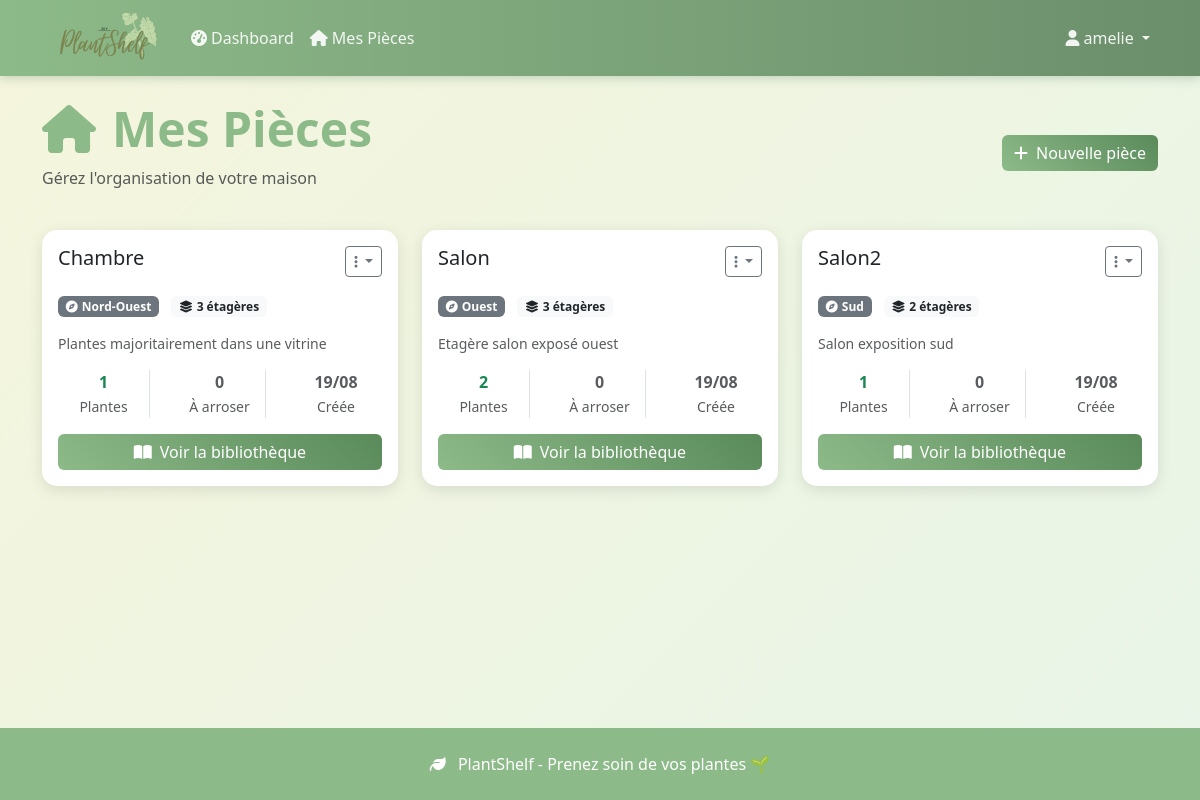
/pieces/ (signed in), run on the app's committed database.
### plantes/models.py (models this page shows, shortened)
class Piece(models.Model):
    EXPOSITION_CHOICES = [
        ('nord', 'Nord'),
        ('sud', 'Sud'),
        ('est', 'Est'),
        ('ouest', 'Ouest'),
        ('nord_est', 'Nord-Est'),
        ('nord_ouest', 'Nord-Ouest'),
        ('sud_est', 'Sud-Est'),
        ('sud_ouest', 'Sud-Ouest'),
    ]
    user = models.ForeignKey(User, on_delete=models.CASCADE, related_name='pieces')
    nom = models.CharField(max_length=100)
    exposition = models.CharField(max_length=20, choices=EXPOSITION_CHOICES)
    description = models.TextField(blank=True, null=True)
    nombre_etageres = models.IntegerField(default=3, validators=[MinValueValidator(1), MaxValueValidator(10)])
    created_at = models.DateTimeField(auto_now_add=True)
    updated_at = models.DateTimeField(auto_now=True)
    class Meta:
        ordering = ['nom']
        unique_together = ['user', 'nom']  # Pas deux pièces avec le même nom pour un user

### plantes/views.py (the view)
# urls.py: path('pieces/', views.mes_pieces, name='mes_pieces'),
@login_required
def mes_pieces(request):
    pieces = Piece.objects.filter(user=request.user)
    pieces_avec_stats = []
    for piece in pieces:
        plantes = PlantePossedee.objects.filter(piece=piece)
        pieces_avec_stats.append({
            'piece': piece,
            'nombre_plantes': plantes.count(),
            'plantes_a_arroser': len([p for p in plantes if p.a_besoin_arrosage])
        })
    context = {
        'pieces_avec_stats': pieces_avec_stats
    }
    return render(request, 'plantes/mes_pieces.html', context)

### plantes/models.py (called while the page is built)
    @property
    def jours_depuis_arrosage(self):
        from django.utils import timezone
        return (timezone.now() - self.derniere_fois_arrosee).days

    @property
    def a_besoin_arrosage(self):
        return self.jours_depuis_arrosage >= self.espece.frequence_arrosage_jours

### plantes/templates/plantes/mes_pieces.html (shortened to what this page needs)
{% extends 'base.html' %}
{% block content %}
<div class="d-flex justify-content-between align-items-center mb-4">
    <div>
        <h1 class="display-5 fw-bold" style="color: var(--plant-green);">
            <i class="fas fa-home me-3"></i>Mes Pièces
        </h1>
        <p class="text-muted">Gérez l'organisation de votre maison</p>
    </div>
    <a href="{% url 'creer_piece' %}" class="btn btn-plant">
        <i class="fas fa-plus me-2"></i>Nouvelle pièce
    </a>
</div>
{% if pieces_avec_stats %}
<div class="row">
    {% for item in pieces_avec_stats %}
    {% with piece=item.piece %}
    <div class="col-lg-4 col-md-6 mb-4">
        <div class="card h-100">
            <div class="card-body">
                <div class="d-flex justify-content-between align-items-start mb-3">
                    <h5 class="card-title mb-0">{{ piece.nom }}</h5>
                    <div class="dropdown">
                        <button class="btn btn-sm btn-outline-secondary dropdown-toggle" data-bs-toggle="dropdown">
                            <i class="fas fa-ellipsis-v"></i>
                        </button>
                    </div>
                </div>
                <div class="mb-3">
                    <span class="badge bg-secondary me-2">
                        <i class="fas fa-compass me-1"></i>{{ piece.get_exposition_display }}
                    </span>
                    <span class="badge bg-light text-dark">
                        <i class="fas fa-layer-group me-1"></i>{{ piece.nombre_etageres }} étagères
                    </span>
                </div>
                {% if piece.description %}
                <p class="text-muted small">{{ piece.description|truncatechars:100 }}</p>
                {% endif %}
                <div class="row text-center mb-3">
                    <div class="col-4">
                        <div class="border-end">
                            <strong class="d-block text-success">{{ item.nombre_plantes }}</strong>
                            <small class="text-muted">Plantes</small>
                        </div>
                    </div>
                    <div class="col-4">
                        <div class="border-end">
                            <strong class="d-block {% if item.plantes_a_arroser > 0 %}text-warning{% else %}text-muted{% endif %}">
                                {{ item.plantes_a_arroser }}
                            </strong>
                            <small class="text-muted">À arroser</small>
                        </div>
                    </div>
                    <div class="col-4">
                        <strong class="d-block text-muted">{{ piece.created_at|date:"d/m" }}</strong>
                        <small class="text-muted">Créée</small>
                    </div>
                </div>
                <div class="d-grid">
                    <a href="{% url 'bibliotheque_piece' piece.id %}" class="btn btn-plant">
                        <i class="fas fa-book-open me-2"></i>Voir la bibliothèque
                    </a>
                </div>
            </div>
        </div>
    </div>
    {% endwith %}
    {% endfor %}
</div>
{% endif %}
{% endblock %}

### plantes/templates/base.html (shortened to what this page needs)
 {% load static %}
<!DOCTYPE html>
<html lang="fr">
<head>
    <link href="https://cdnjs.cloudflare.com/ajax/libs/bootstrap/5.3.0/css/bootstrap.min.css" rel="stylesheet">
    <link href="https://cdnjs.cloudflare.com/ajax/libs/font-awesome/6.4.0/css/all.min.css" rel="stylesheet">
</head>
<body class="d-flex flex-column">
    <nav class="navbar navbar-expand-lg">
        <div class="container">
            <a class="navbar-brand" href="{% url 'home' %}">
                <img id="logo" src="{% static 'images\logo.png' %}">
            </a>
            <div class="collapse navbar-collapse" id="navbarNav">
                <ul class="navbar-nav me-auto">
                    {% if user.is_authenticated %}
                        <li class="nav-item">
                            <a class="nav-link" href="{% url 'dashboard' %}">
                                <i class="fas fa-tachometer-alt me-1"></i>Dashboard
                            </a>
                        </li>
                        <li class="nav-item">
                            <a class="nav-link" href="{% url 'mes_pieces' %}">
                                <i class="fas fa-home me-1"></i>Mes Pièces
                            </a>
                        </li>
                    {% endif %}
                </ul>
                <ul class="navbar-nav">
                    {% if user.is_authenticated %}
                        <li class="nav-item dropdown">
                            <a class="nav-link dropdown-toggle" href="#" role="button" data-bs-toggle="dropdown">
                                <i class="fas fa-user me-1"></i>{{ user.username }}
                            </a>
                        </li>
                    {% endif %}
                </ul>
            </div>
        </div>
    </nav>
    <main class="container my-4 flex-grow-1">
        {% block content %}
        {% endblock %}
    </main>
    <footer class="py-4 mt-5">
        <div class="container text-center">
            <p class="mb-0">
                <i class="fas fa-leaf me-2"></i>
                PlantShelf - Prenez soin de vos plantes 🌱
            </p>
        </div>
    </footer>
</body>
</html>

### plantes/templates/base.html (style rules this page uses)
:root { --plant-green: #8dba89ff; --light-green: #a8d5ba; --earth-brown: #8b4513; --soft-beige: #f5f5dc; }
body { background: linear-gradient(135deg, var(--soft-beige) 0%, #e8f5e8 100%); min-height: 100vh; }
#logo { width: 125px; height: 50px; object-fit: cover; }
.navbar { background: linear-gradient(90deg, var(--plant-green) 0%, #6b8e6b 100%); box-shadow: 0 2px 10px rgba(74, 124, 89, 0.3); }
.navbar-brand { font-weight: bold; color: white !important; }
.navbar-nav .nav-link { color: rgba(255, 255, 255, 0.9) !important; transition: color 0.3s; }
.card { border: none; box-shadow: 0 4px 15px rgba(0, 0, 0, 0.1); border-radius: 15px; transition: transform 0.3s, box-shadow 0.3s; }
.btn-plant { background: linear-gradient(45deg, var(--plant-green), #5a8a5a); border: none; color: white; transition: all 0.3s; }
footer { background: var(--plant-green); color: white; margin-top: auto; }

### data on the page
Piece: piece.nom "Chambre", piece.exposition "Nord-Ouest", piece.nombre_etageres "3", piece.description "Plantes majoritairement dans une vitrine", nombre_plantes "1", plantes_a_arroser "0", piece.created_at "19/08"
Piece: piece.nom "Salon", piece.exposition "Ouest", piece.nombre_etageres "3", piece.description "Etagère salon exposé ouest", nombre_plantes "2", plantes_a_arroser "0", piece.created_at "19/08"
Piece: piece.nom "Salon2", piece.exposition "Sud", piece.nombre_etageres "2", piece.description "Salon exposition sud", nombre_plantes "1", plantes_a_arroser "0", piece.created_at "19/08"

### other printed values
{{ user.username }} "amelie"
